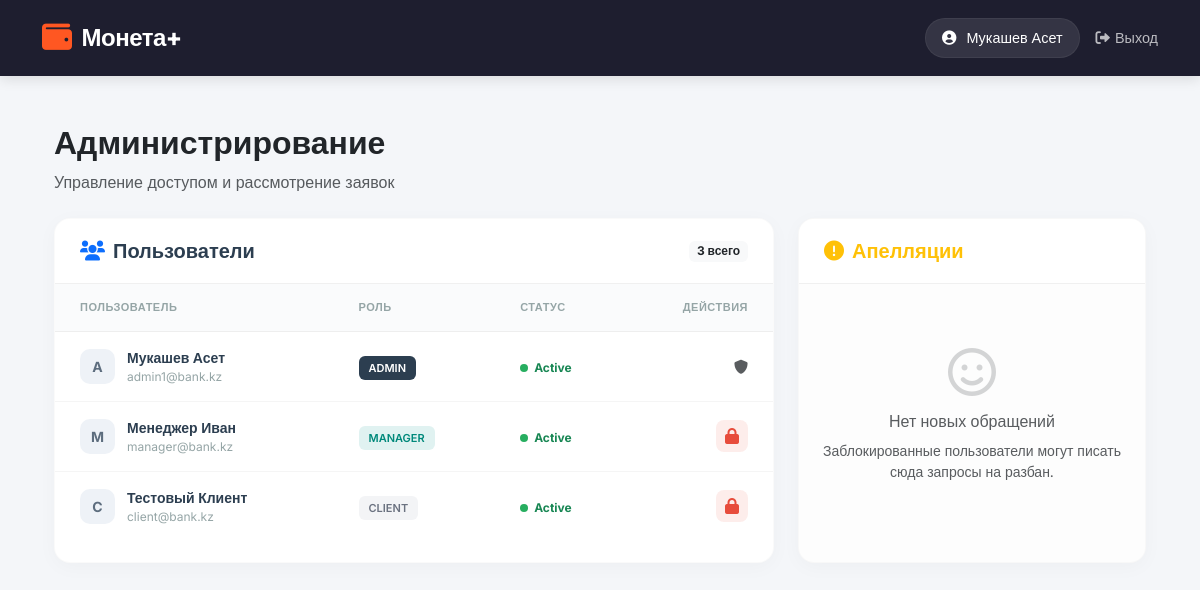
The app's page /admin (signed in) with its own data.
### tables this page shows
CREATE TABLE users (
                username TEXT PRIMARY KEY, password TEXT NOT NULL, role TEXT NOT NULL,
                name TEXT, email TEXT, created_at TEXT, is_blocked INTEGER DEFAULT 0);

### app.py (the view)
@app.route('/admin')
def admin_dash():
    check = login_required('admin')
    if check: return check
    users = db.get_all_users()
    appeals = db.get_open_appeals()
    return render_template('admin.html', users=users, appeals=appeals)

### app.py (called while the page is built)
def login_required(role=None):
    if 'user' not in session:
        return redirect(url_for('login'))
    if role and session.get('role') != role:
        return "Доступ запрещен", 403
    return None

### db.py (called while the page is built)
    def get_connection(self):
        conn = sqlite3.connect(self.db_name)
        conn.row_factory = sqlite3.Row  # Позволяет обращаться к полям по имени (row['field'])
        return conn

    def get_all_users(self):
        with self.get_connection() as conn:
            return conn.execute("SELECT * FROM users").fetchall()

    def get_open_appeals(self):
        with self.get_connection() as conn:
            return conn.execute("SELECT * FROM appeals WHERE status='open'").fetchall()

### templates/admin.html (shortened to what this page needs)
{% extends 'base.html' %}
{% block content %}
<link href="https://cdnjs.cloudflare.com/ajax/libs/font-awesome/6.0.0/css/all.min.css" rel="stylesheet">
<div class="container py-4">
    <div class="mb-4">
        <h2 class="fw-bold text-dark">Администрирование</h2>
        <p class="text-muted">Управление доступом и рассмотрение заявок</p>
    </div>
    <div class="row g-4">
        <div class="col-lg-8">
            <div class="admin-card">
                <div class="card-header-custom">
                    <h5 class="card-title"><i class="fas fa-users me-2 text-primary"></i>Пользователи</h5>
                    <span class="badge bg-light text-dark">{{ users|length }} всего</span>
                </div>
                <div class="table-responsive">
                    <table class="table-custom">
                        <thead>
                            <tr>
                                <th>Пользователь</th>
                                <th>Роль</th>
                                <th>Статус</th>
                                <th class="text-end">Действия</th>
                            </tr>
                        </thead>
                        <tbody>
                            {% for u in users %}
                            <tr>
                                <td>
                                    <div class="user-info">
                                        <div class="user-avatar">{{ u.username[0]|upper }}</div>
                                        <div>
                                            <div class="user-name">{{ u.name if u.name else u.username }}</div>
                                            <div class="user-email">{{ u.email }}</div>
                                        </div>
                                    </div>
                                </td>
                                <td>
                                    <span class="badge-role
                                        {% if u.role == 'admin' %}role-admin
                                        {% elif u.role == 'manager' %}role-manager
                                        {% else %}role-client{% endif %}">
                                        {{ u.role }}
                                    </span>
                                </td>
                                <td>
                                    {% if u.is_blocked %}
                                    <span class="text-danger fw-bold" style="font-size: 12px;">
                                        <span class="status-dot status-blocked"></span>Blocked
                                    </span>
                                    {% else %}
                                    <span class="text-success fw-bold" style="font-size: 12px;">
                                        <span class="status-dot status-active"></span>Active
                                    </span>
                                    {% endif %}
                                </td>
                                <td class="text-end">
                                    {% if u.role != 'admin' %}
                                        {% if u.is_blocked %}
                                        <a href="/toggle_block/{{ u.username }}/0" class="btn-icon btn-unblock" title="Разблокировать">
                                            <i class="fas fa-unlock"></i>
                                        </a>
                                        {% else %}
                                        <a href="/toggle_block/{{ u.username }}/1" class="btn-icon btn-block" title="Заблокировать">
                                            <i class="fas fa-lock"></i>
                                        </a>
                                        {% endif %}
                                    {% else %}
                                        <span class="text-muted small"><i class="fas fa-shield-alt"></i></span>
                                    {% endif %}
                                </td>
                            </tr>
                            {% endfor %}
                        </tbody>
                    </table>
                </div>
            </div>
        </div>
        <div class="col-lg-4">
            <div class="admin-card" style="background: #fdfdfd;">
                <div class="card-header-custom bg-white">
                    <h5 class="card-title text-warning"><i class="fas fa-exclamation-circle me-2"></i>Апелляции</h5>
                </div>
                <div class="p-3">
                    {% for a in appeals %}
                    <div class="appeal-ticket">
                        <div class="appeal-header">
                            <span class="fw-bold text-dark"><i class="fas fa-user me-1 text-muted"></i> {{ a.username }}</span>
                            <span class="text-muted" style="font-size: 11px;">{{ a.created_at }}</span>
                        </div>
                        <div class="appeal-msg">
                            "{{ a.message }}"
                        </div>
                        <div class="d-grid">
                            <a href="/resolve_appeal/{{ a.id }}/{{ a.username }}" class="btn btn-success btn-sm fw-bold">
                                <i class="fas fa-check-circle me-1"></i> Разблокировать
                            </a>
                        </div>
                    </div>
                    {% else %}
                    <div class="text-center py-5">
                        <i class="far fa-smile fa-3x text-muted opacity-25 mb-3"></i>
                        <h6 class="text-muted">Нет новых обращений</h6>
                        <p class="small text-muted">Заблокированные пользователи могут писать сюда запросы на разбан.</p>
                    </div>
                    {% endfor %}
                </div>
            </div>
        </div>
    </div>
</div>
{% endblock %}

### templates/base.html (shortened to what this page needs)
<!DOCTYPE html>
<html lang="ru">
<head>
    <link href="https://cdn.jsdelivr.net/npm/bootstrap@5.3.0/dist/css/bootstrap.min.css" rel="stylesheet">
    <link href="https://cdnjs.cloudflare.com/ajax/libs/font-awesome/6.4.0/css/all.min.css" rel="stylesheet">
</head>
<body>
    <nav class="navbar navbar-expand-lg navbar-dark navbar-custom sticky-top">
        <div class="container">
            <a class="navbar-brand brand-logo" href="/">
                <i class="fas fa-wallet fa-lg"></i>
                Монета+
            </a>
            {% if session.get('user') %}
            <div class="d-flex align-items-center gap-3">
                <div class="user-pill d-none d-sm-flex">
                    <i class="fas fa-user-circle"></i>
                    <span>{{ session['name'] }}</span>
                </div>
                <a href="/logout" class="btn-logout" title="Выйти">
                    <i class="fas fa-sign-out-alt"></i>
                    <span class="d-none d-md-inline">Выход</span>
                </a>
            </div>
            {% endif %}
        </div>
    </nav>
    <div class="main-wrapper">
        <div class="container mt-4">
            {% block content %}{% endblock %}
        </div>
    </div>
</body>
</html>

### templates/base.html (style rules this page uses)
:root { --primary-color: #ff5722; --secondary-color: #2c3e50; --bg-body: #f4f6f9; --nav-bg: #1e1e2f; }
body { font-family: 'Inter', sans-serif; background-color: var(--bg-body); color: #333; display: flex; flex-direction: column; min-height: 100vh; }
.navbar-custom { background-color: var(--nav-bg); box-shadow: 0 4px 12px rgba(0,0,0,0.1); padding: 15px 0; }
.brand-logo { font-weight: 800; letter-spacing: -0.5px; font-size: 1.5rem; color: white !important; display: flex; align-items: center; gap: 10px; }
.brand-logo i { color: var(--primary-color); }
.user-pill { background: rgba(255, 255, 255, 0.1); padding: 8px 16px; border-radius: 50px; color: white; font-size: 0.9rem; display: flex; align-items: center; gap: 10px; border: 1px solid rgba(255,255,255,0.05); }
.btn-logout { color: rgba(255, 255, 255, 0.7); transition: all 0.3s; text-decoration: none; display: flex; align-items: center; gap: 5px; font-size: 0.9rem; }
.main-wrapper { flex: 1; padding-bottom: 40px; }

### templates/admin.html (style rules this page uses)
body { font-family: 'Inter', sans-serif; background-color: #f4f6f9; }
.admin-card { background: white; border-radius: 16px; box-shadow: 0 4px 20px rgba(0,0,0,0.03); border: 1px solid rgba(0,0,0,0.02); height: 100%; overflow: hidden; }
.card-header-custom { padding: 20px 25px; border-bottom: 1px solid #f0f0f0; display: flex; justify-content: space-between; align-items: center; }
.card-title { font-weight: 700; margin: 0; color: #2c3e50; }
.table-custom { width: 100%; border-collapse: separate; border-spacing: 0; }
.table-custom th { background: #fafbfc; text-transform: uppercase; font-size: 11px; color: #95a5a6; padding: 15px 25px; font-weight: 600; letter-spacing: 0.5px; border-bottom: 1px solid #eee; }
.table-custom td { padding: 15px 25px; border-bottom: 1px solid #f5f5f5; vertical-align: middle; background: white; }
.table-custom tr:last-child td { border-bottom: none; }
.user-avatar { width: 35px; height: 35px; border-radius: 10px; background: #eef2f7; color: #5d6d7e; display: flex; align-items: center; justify-content: center; font-weight: 700; font-size: 14px; margin-right: 12px; }
.user-info { display: flex; align-items: center; }
.user-name { font-weight: 600; color: #2c3e50; font-size: 14px; }
.user-email { font-size: 12px; color: #95a5a6; }
.badge-role { padding: 5px 10px; border-radius: 6px; font-size: 11px; font-weight: 600; text-transform: uppercase; }
.role-admin { background: #2c3e50; color: white; }
.role-manager { background: #e0f2f1; color: #00897b; }
.role-client { background: #f3f4f6; color: #6b7280; }
.status-dot { height: 8px; width: 8px; border-radius: 50%; display: inline-block; margin-right: 6px; }
.status-active { background-color: #27ae60; }
.btn-icon { width: 32px; height: 32px; border-radius: 8px; border: none; display: inline-flex; align-items: center; justify-content: center; transition: 0.2s; cursor: pointer; }
.btn-block { background: rgba(231, 76, 60, 0.1); color: #e74c3c; }

### records on screen
users: name "Мукашев Асет", username "A", email "admin1@bank.kz", role "ADMIN", is_blocked 0 (drawn)
users: username "M", name "Менеджер Иван", email "manager@bank.kz", role "MANAGER", is_blocked 0 (drawn)
users: username "C", name "Тестовый Клиент", email "client@bank.kz", role "CLIENT", is_blocked 0 (drawn)

### other values on screen
{{ users|length }} "3"
